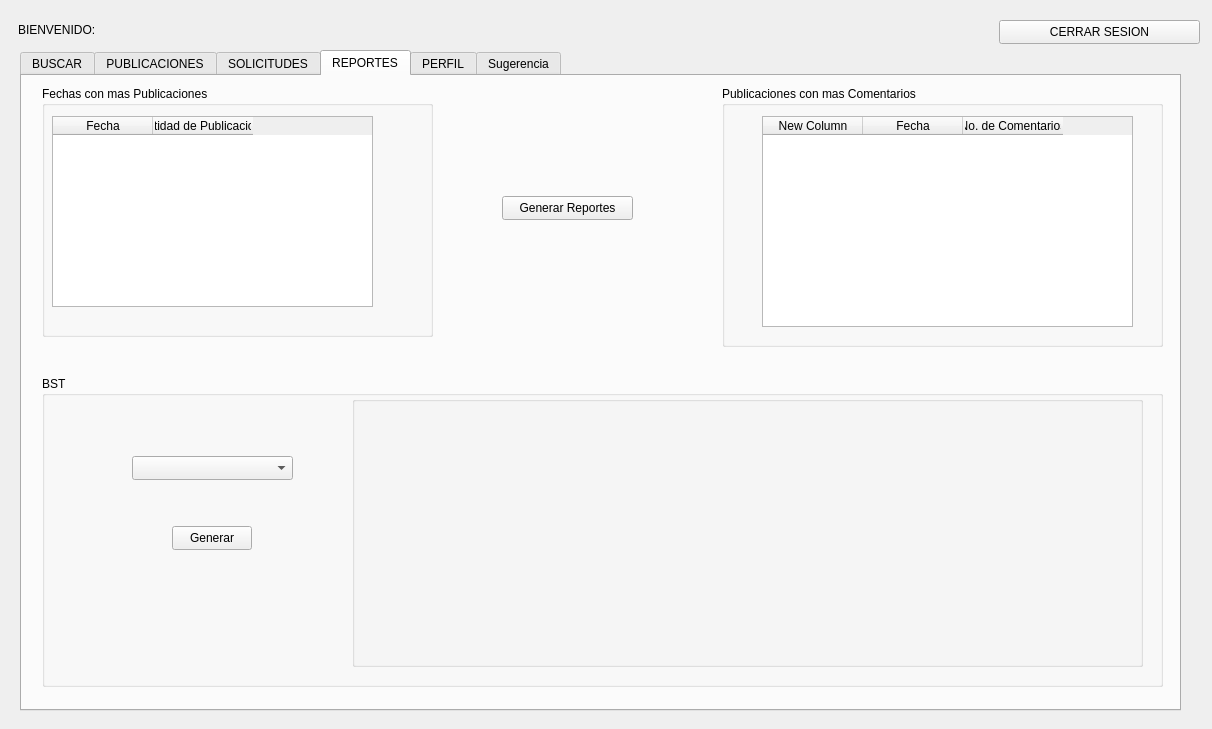
<?xml version="1.0" encoding="UTF-8"?>
<ui version="4.0">
 <class>vUser</class>
 <widget class="QDialog" name="vUser">
  <property name="geometry">
   <rect>
    <x>0</x>
    <y>0</y>
    <width>1212</width>
    <height>729</height>
   </rect>
  </property>
  <property name="windowTitle">
   <string>Dialog</string>
  </property>
  <widget class="QLabel" name="label">
   <property name="geometry">
    <rect>
     <x>100</x>
     <y>50</y>
     <width>101</width>
     <height>71</height>
    </rect>
   </property>
   <property name="text">
    <string/>
   </property>
  </widget>
  <widget class="QTabWidget" name="tabWidget">
   <property name="geometry">
    <rect>
     <x>20</x>
     <y>50</y>
     <width>1161</width>
     <height>661</height>
    </rect>
   </property>
   <property name="currentIndex">
    <number>3</number>
   </property>
   <widget class="QWidget" name="tab">
    <attribute name="title">
     <string>BUSCAR</string>
    </attribute>
    <widget class="QLineEdit" name="lineEdit">
     <property name="geometry">
      <rect>
       <x>32</x>
       <y>50</y>
       <width>231</width>
       <height>24</height>
      </rect>
     </property>
    </widget>
    <widget class="QPushButton" name="pushButton_2">
     <property name="geometry">
      <rect>
       <x>290</x>
       <y>50</y>
       <width>80</width>
       <height>24</height>
      </rect>
     </property>
     <property name="text">
      <string>Buscar</string>
     </property>
    </widget>
    <widget class="QGroupBox" name="groupBox">
     <property name="geometry">
      <rect>
       <x>70</x>
       <y>120</y>
       <width>1041</width>
       <height>481</height>
      </rect>
     </property>
     <property name="title">
      <string>Datos de Usuario</string>
     </property>
     <widget class="QLabel" name="label_4">
      <property name="geometry">
       <rect>
        <x>100</x>
        <y>40</y>
        <width>61</width>
        <height>21</height>
       </rect>
      </property>
      <property name="text">
       <string>Nombres</string>
      </property>
     </widget>
     <widget class="QLineEdit" name="lineEdit_2">
      <property name="geometry">
       <rect>
        <x>100</x>
        <y>70</y>
        <width>731</width>
        <height>24</height>
       </rect>
      </property>
     </widget>
     <widget class="QLabel" name="label_5">
      <property name="geometry">
       <rect>
        <x>100</x>
        <y>120</y>
        <width>61</width>
        <height>21</height>
       </rect>
      </property>
      <property name="text">
       <string>Apellidos</string>
      </property>
     </widget>
     <widget class="QLineEdit" name="lineEdit_3">
      <property name="geometry">
       <rect>
        <x>100</x>
        <y>150</y>
        <width>731</width>
        <height>24</height>
       </rect>
      </property>
     </widget>
     <widget class="QLabel" name="label_6">
      <property name="geometry">
       <rect>
        <x>100</x>
        <y>200</y>
        <width>61</width>
        <height>21</height>
       </rect>
      </property>
      <property name="text">
       <string>Correo</string>
      </property>
     </widget>
     <widget class="QLineEdit" name="lineEdit_4">
      <property name="geometry">
       <rect>
        <x>100</x>
        <y>230</y>
        <width>731</width>
        <height>24</height>
       </rect>
      </property>
     </widget>
     <widget class="QLabel" name="label_7">
      <property name="geometry">
       <rect>
        <x>100</x>
        <y>290</y>
        <width>181</width>
        <height>21</height>
       </rect>
      </property>
      <property name="text">
       <string>Fecha de nacimiento</string>
      </property>
     </widget>
     <widget class="QLineEdit" name="lineEdit_5">
      <property name="geometry">
       <rect>
        <x>100</x>
        <y>320</y>
        <width>731</width>
        <height>24</height>
       </rect>
      </property>
     </widget>
    </widget>
   </widget>
   <widget class="QWidget" name="tab_2">
    <attribute name="title">
     <string>PUBLICACIONES</string>
    </attribute>
    <widget class="QScrollArea" name="scrollArea">
     <property name="geometry">
      <rect>
       <x>340</x>
       <y>40</y>
       <width>811</width>
       <height>581</height>
      </rect>
     </property>
     <property name="widgetResizable">
      <bool>true</bool>
     </property>
     <widget class="QWidget" name="scrollAreaWidgetContents">
      <property name="geometry">
       <rect>
        <x>0</x>
        <y>0</y>
        <width>809</width>
        <height>579</height>
       </rect>
      </property>
     </widget>
    </widget>
    <widget class="QPushButton" name="pushButton_5">
     <property name="geometry">
      <rect>
       <x>360</x>
       <y>10</y>
       <width>221</width>
       <height>24</height>
      </rect>
     </property>
     <property name="text">
      <string>CREAR PUBLICACION</string>
     </property>
    </widget>
    <widget class="QGroupBox" name="groupBox_6">
     <property name="geometry">
      <rect>
       <x>10</x>
       <y>20</y>
       <width>311</width>
       <height>221</height>
      </rect>
     </property>
     <property name="title">
      <string>FECHA</string>
     </property>
     <widget class="QComboBox" name="comboBox">
      <property name="geometry">
       <rect>
        <x>70</x>
        <y>70</y>
        <width>151</width>
        <height>24</height>
       </rect>
      </property>
     </widget>
     <widget class="QPushButton" name="pushButton_6">
      <property name="geometry">
       <rect>
        <x>110</x>
        <y>130</y>
        <width>80</width>
        <height>24</height>
       </rect>
      </property>
      <property name="text">
       <string>Mostrar</string>
      </property>
     </widget>
    </widget>
    <widget class="QGroupBox" name="groupBox_7">
     <property name="geometry">
      <rect>
       <x>10</x>
       <y>300</y>
       <width>301</width>
       <height>241</height>
      </rect>
     </property>
     <property name="title">
      <string>Recorrido Limitado</string>
     </property>
     <widget class="QLabel" name="label_13">
      <property name="geometry">
       <rect>
        <x>30</x>
        <y>60</y>
        <width>49</width>
        <height>16</height>
       </rect>
      </property>
      <property name="text">
       <string>Orden</string>
      </property>
     </widget>
     <widget class="QLabel" name="label_14">
      <property name="geometry">
       <rect>
        <x>30</x>
        <y>120</y>
        <width>49</width>
        <height>16</height>
       </rect>
      </property>
      <property name="text">
       <string>Cantidad</string>
      </property>
     </widget>
     <widget class="QPushButton" name="pushButton_7">
      <property name="geometry">
       <rect>
        <x>100</x>
        <y>190</y>
        <width>80</width>
        <height>24</height>
       </rect>
      </property>
      <property name="text">
       <string>Mostrar</string>
      </property>
     </widget>
     <widget class="QComboBox" name="comboBox_2">
      <property name="geometry">
       <rect>
        <x>120</x>
        <y>60</y>
        <width>131</width>
        <height>24</height>
       </rect>
      </property>
      <item>
       <property name="text">
        <string>PreOrden</string>
       </property>
      </item>
      <item>
       <property name="text">
        <string>PostOrden</string>
       </property>
      </item>
      <item>
       <property name="text">
        <string>InOrden</string>
       </property>
      </item>
     </widget>
     <widget class="QLineEdit" name="lineEdit_10">
      <property name="geometry">
       <rect>
        <x>120</x>
        <y>120</y>
        <width>131</width>
        <height>24</height>
       </rect>
      </property>
     </widget>
    </widget>
   </widget>
   <widget class="QWidget" name="tab_3">
    <attribute name="title">
     <string>SOLICITUDES</string>
    </attribute>
    <widget class="QGroupBox" name="groupBox_3">
     <property name="geometry">
      <rect>
       <x>30</x>
       <y>20</y>
       <width>1091</width>
       <height>261</height>
      </rect>
     </property>
     <property name="title">
      <string>Usuarios</string>
     </property>
     <widget class="QTableWidget" name="tableWidget">
      <property name="geometry">
       <rect>
        <x>40</x>
        <y>40</y>
        <width>901</width>
        <height>192</height>
       </rect>
      </property>
      <column>
       <property name="text">
        <string>Nombres</string>
       </property>
      </column>
      <column>
       <property name="text">
        <string>Apellidos</string>
       </property>
      </column>
      <column>
       <property name="text">
        <string>Correo</string>
       </property>
      </column>
      <column>
       <property name="text">
        <string>Nacimiento</string>
       </property>
      </column>
      <column>
       <property name="text">
        <string/>
       </property>
      </column>
     </widget>
    </widget>
    <widget class="QGroupBox" name="groupBox_4">
     <property name="geometry">
      <rect>
       <x>30</x>
       <y>310</y>
       <width>511</width>
       <height>301</height>
      </rect>
     </property>
     <property name="title">
      <string>Solicitudes Recibidas</string>
     </property>
     <widget class="QTableWidget" name="tableWidget_2">
      <property name="geometry">
       <rect>
        <x>20</x>
        <y>40</y>
        <width>471</width>
        <height>251</height>
       </rect>
      </property>
      <column>
       <property name="text">
        <string>Correo</string>
       </property>
      </column>
      <column>
       <property name="text">
        <string/>
       </property>
      </column>
     </widget>
    </widget>
    <widget class="QGroupBox" name="groupBox_5">
     <property name="geometry">
      <rect>
       <x>570</x>
       <y>310</y>
       <width>551</width>
       <height>301</height>
      </rect>
     </property>
     <property name="title">
      <string>Solicitudes Enviadas</string>
     </property>
     <widget class="QTableWidget" name="tableWidget_3">
      <property name="geometry">
       <rect>
        <x>20</x>
        <y>30</y>
        <width>511</width>
        <height>261</height>
       </rect>
      </property>
      <column>
       <property name="text">
        <string>Correo</string>
       </property>
      </column>
      <column>
       <property name="text">
        <string/>
       </property>
      </column>
     </widget>
    </widget>
   </widget>
   <widget class="QWidget" name="tab_4">
    <attribute name="title">
     <string>REPORTES</string>
    </attribute>
    <widget class="QGroupBox" name="groupBox_8">
     <property name="geometry">
      <rect>
       <x>20</x>
       <y>10</y>
       <width>391</width>
       <height>251</height>
      </rect>
     </property>
     <property name="title">
      <string>Fechas con mas Publicaciones</string>
     </property>
     <widget class="QTableWidget" name="tableWidget_4">
      <property name="geometry">
       <rect>
        <x>10</x>
        <y>30</y>
        <width>321</width>
        <height>191</height>
       </rect>
      </property>
      <column>
       <property name="text">
        <string>Fecha</string>
       </property>
      </column>
      <column>
       <property name="text">
        <string>Cantidad de Publicaciones</string>
       </property>
      </column>
     </widget>
    </widget>
    <widget class="QGroupBox" name="groupBox_9">
     <property name="geometry">
      <rect>
       <x>700</x>
       <y>10</y>
       <width>441</width>
       <height>261</height>
      </rect>
     </property>
     <property name="title">
      <string>Publicaciones con mas Comentarios</string>
     </property>
     <widget class="QTableWidget" name="tableWidget_5">
      <property name="geometry">
       <rect>
        <x>40</x>
        <y>30</y>
        <width>371</width>
        <height>211</height>
       </rect>
      </property>
      <column>
       <property name="text">
        <string>New Column</string>
       </property>
      </column>
      <column>
       <property name="text">
        <string>Fecha</string>
       </property>
      </column>
      <column>
       <property name="text">
        <string>No. de Comentarios</string>
       </property>
      </column>
     </widget>
    </widget>
    <widget class="QGroupBox" name="groupBox_10">
     <property name="geometry">
      <rect>
       <x>20</x>
       <y>300</y>
       <width>1121</width>
       <height>311</height>
      </rect>
     </property>
     <property name="title">
      <string>BST</string>
     </property>
     <widget class="QComboBox" name="comboBox_3">
      <property name="geometry">
       <rect>
        <x>90</x>
        <y>80</y>
        <width>161</width>
        <height>24</height>
       </rect>
      </property>
     </widget>
     <widget class="QPushButton" name="pushButton_9">
      <property name="geometry">
       <rect>
        <x>130</x>
        <y>150</y>
        <width>80</width>
        <height>24</height>
       </rect>
      </property>
      <property name="text">
       <string>Generar</string>
      </property>
     </widget>
     <widget class="QGroupBox" name="groupBox_11">
      <property name="geometry">
       <rect>
        <x>310</x>
        <y>20</y>
        <width>791</width>
        <height>271</height>
       </rect>
      </property>
      <property name="title">
       <string/>
      </property>
     </widget>
    </widget>
    <widget class="QPushButton" name="pushButton_8">
     <property name="geometry">
      <rect>
       <x>480</x>
       <y>120</y>
       <width>131</width>
       <height>24</height>
      </rect>
     </property>
     <property name="text">
      <string>Generar Reportes</string>
     </property>
    </widget>
   </widget>
   <widget class="QWidget" name="tab_5">
    <attribute name="title">
     <string>PERFIL</string>
    </attribute>
    <widget class="QGroupBox" name="groupBox_2">
     <property name="geometry">
      <rect>
       <x>180</x>
       <y>30</y>
       <width>831</width>
       <height>451</height>
      </rect>
     </property>
     <property name="title">
      <string>PERFIL</string>
     </property>
     <widget class="QLabel" name="label_8">
      <property name="geometry">
       <rect>
        <x>80</x>
        <y>50</y>
        <width>71</width>
        <height>16</height>
       </rect>
      </property>
      <property name="text">
       <string>Nombres</string>
      </property>
     </widget>
     <widget class="QLineEdit" name="lineEdit_6">
      <property name="geometry">
       <rect>
        <x>80</x>
        <y>80</y>
        <width>691</width>
        <height>24</height>
       </rect>
      </property>
     </widget>
     <widget class="QLabel" name="label_9">
      <property name="geometry">
       <rect>
        <x>80</x>
        <y>130</y>
        <width>61</width>
        <height>16</height>
       </rect>
      </property>
      <property name="text">
       <string>Apellidos</string>
      </property>
     </widget>
     <widget class="QLineEdit" name="lineEdit_7">
      <property name="geometry">
       <rect>
        <x>80</x>
        <y>160</y>
        <width>691</width>
        <height>24</height>
       </rect>
      </property>
     </widget>
     <widget class="QLabel" name="label_10">
      <property name="geometry">
       <rect>
        <x>80</x>
        <y>200</y>
        <width>49</width>
        <height>16</height>
       </rect>
      </property>
      <property name="text">
       <string>Correo</string>
      </property>
     </widget>
     <widget class="QLineEdit" name="lineEdit_8">
      <property name="geometry">
       <rect>
        <x>80</x>
        <y>230</y>
        <width>691</width>
        <height>24</height>
       </rect>
      </property>
     </widget>
     <widget class="QLabel" name="label_11">
      <property name="geometry">
       <rect>
        <x>80</x>
        <y>280</y>
        <width>71</width>
        <height>16</height>
       </rect>
      </property>
      <property name="text">
       <string>Contrasena</string>
      </property>
     </widget>
     <widget class="QLineEdit" name="lineEdit_9">
      <property name="geometry">
       <rect>
        <x>80</x>
        <y>310</y>
        <width>691</width>
        <height>24</height>
       </rect>
      </property>
     </widget>
     <widget class="QLabel" name="label_12">
      <property name="geometry">
       <rect>
        <x>80</x>
        <y>360</y>
        <width>121</width>
        <height>16</height>
       </rect>
      </property>
      <property name="text">
       <string>Fecha de Nacimiento</string>
      </property>
     </widget>
     <widget class="QDateEdit" name="dateEdit">
      <property name="geometry">
       <rect>
        <x>80</x>
        <y>390</y>
        <width>221</width>
        <height>25</height>
       </rect>
      </property>
     </widget>
    </widget>
    <widget class="QPushButton" name="pushButton_3">
     <property name="geometry">
      <rect>
       <x>370</x>
       <y>540</y>
       <width>151</width>
       <height>24</height>
      </rect>
     </property>
     <property name="text">
      <string>MODIFICAR DATOS</string>
     </property>
    </widget>
    <widget class="QPushButton" name="pushButton_4">
     <property name="geometry">
      <rect>
       <x>580</x>
       <y>540</y>
       <width>161</width>
       <height>24</height>
      </rect>
     </property>
     <property name="text">
      <string>ELIMINAR CUENTA</string>
     </property>
    </widget>
    <widget class="QPushButton" name="pushButton_10">
     <property name="geometry">
      <rect>
       <x>50</x>
       <y>180</y>
       <width>80</width>
       <height>24</height>
      </rect>
     </property>
     <property name="text">
      <string>Sugerencias</string>
     </property>
    </widget>
   </widget>
   <widget class="QWidget" name="tab_6">
    <attribute name="title">
     <string>Sugerencia</string>
    </attribute>
    <widget class="QGroupBox" name="groupBox_12">
     <property name="geometry">
      <rect>
       <x>330</x>
       <y>20</y>
       <width>511</width>
       <height>221</height>
      </rect>
     </property>
     <property name="title">
      <string>Amistades Sugeridas</string>
     </property>
    </widget>
    <widget class="QGroupBox" name="groupBox_13">
     <property name="geometry">
      <rect>
       <x>160</x>
       <y>270</y>
       <width>911</width>
       <height>351</height>
      </rect>
     </property>
     <property name="title">
      <string>Grafo de sugerencias</string>
     </property>
    </widget>
   </widget>
  </widget>
  <widget class="QPushButton" name="pushButton">
   <property name="geometry">
    <rect>
     <x>999</x>
     <y>20</y>
     <width>201</width>
     <height>24</height>
    </rect>
   </property>
   <property name="text">
    <string>CERRAR SESION</string>
   </property>
  </widget>
  <widget class="QLabel" name="label_2">
   <property name="geometry">
    <rect>
     <x>18</x>
     <y>20</y>
     <width>81</width>
     <height>20</height>
    </rect>
   </property>
   <property name="text">
    <string>BIENVENIDO:</string>
   </property>
  </widget>
  <widget class="QLabel" name="label_3">
   <property name="geometry">
    <rect>
     <x>120</x>
     <y>20</y>
     <width>49</width>
     <height>16</height>
    </rect>
   </property>
   <property name="text">
    <string/>
   </property>
  </widget>
 </widget>
 <resources/>
 <connections/>
</ui>
